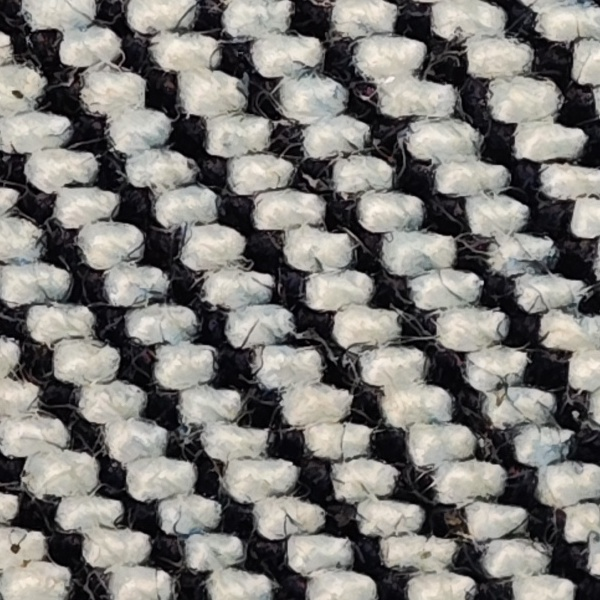
#> input picture experiments/shibie-8k-rt-physical-optics/photo_05_real_R_native600.jpg, 600 x 600 px
$ python -i orient_v4.py   (imports and definitions only)
#> lines starting #> are read from the running program, lines starting #| are printed output that depends on the picture; after the words box and inside, x2 and y2 are one past the last pixel; in counts of white or black regions, pixels touching at a corner belong together
### experiments/v15_reflection/orient_v3.py
"""V1.5 isolated trial: 2D FFT candidates checked by spatial ACF projections.

Axes are only UNLABELLED CANDIDATES.  FFT and ACF share the same spectrum
(Wiener-Khinchin), and cannot jointly prove physical yarn correspondence.
numpy + Pillow only; no image- or fabric-specific parameter presets.
"""
from __future__ import annotations

import math
import numpy as np
from PIL import Image, ImageFilter

VERSION = "v15-fft-acf-spatial-v3.0"


def axis_distance(a, b):
    d = abs((float(a) - float(b)) % 90.)
    return min(d, 90. - d)


def _period(profile, lo=5., hi=65.):
    """Return short supported ACF lag, avoiding a strong 2x/3x harmonic."""
    z = np.asarray(profile, np.float64)
    n = len(z)
    if n < 88:
        return None
    t = np.linspace(-1., 1., n)
    z -= np.polyval(np.polyfit(t, z, 1), t)
    if z.std() < .65:
        return None
    z *= np.hanning(n)
    z -= z.mean()
    p = np.abs(np.fft.rfft(z, n=2*n))**2
    ac = np.fft.irfft(p, n=2*n)[:n]
    ac /= max(ac[0], 1.e-10)
    ac *= n/np.maximum(n-np.arange(n), 1)
    upper = min(n//3, int(hi))
    lower = max(5, int(lo))
    if lower+2 >= upper:
        return None
    peaks = [i for i in range(lower, upper)
             if ac[i] > ac[i-1] and ac[i] >= ac[i+1]]
    valid = []
    for lag in peaks:
        if ac[lag] < .11:
            continue
        rep = [float(ac[lag*k]) for k in (2, 3) if lag*k < n//2]
        harmonics = float(np.mean(rep)) if rep else 0.
        valid.append((float(ac[lag])*.74 + max(0., harmonics)*.26,
                      lag, float(ac[lag])))
    if not valid:
        return None
    valid.sort(reverse=True)
    top = valid[0]
    strong = [v for v in valid if v[0] >= .91*top[0] and
              (max(top[1], v[1])/min(top[1], v[1]) < 1.08 or
               abs(max(top[1], v[1])/min(top[1], v[1]) -
                   round(max(top[1], v[1])/min(top[1], v[1]))) < .13)]
    strength, period, acf = min(strong, key=lambda v: v[1]) if strong else top
    weaker_half = any(.7*strength < v[0] < .91*strength and
                      1.85 < period/v[1] < 2.15 for v in valid)
    return {"pitch_px": float(period), "support": float(strength),
            "acf": acf, "octave_ambiguous": weaker_half}


def _projection_score(field, angle):
    """Both perpendicular families must survive five long-direction strips."""
    a = np.clip(field+128., 0, 255).astype(np.uint8)
    rotated = np.asarray(
        Image.fromarray(a, "L").rotate(float(angle),
            resample=Image.Resampling.BILINEAR,
            expand=False, fillcolor=128), np.float32)
    side = int(min(rotated.shape)*.64)
    cy, cx = np.array(rotated.shape)//2
    b = rotated[cy-side//2:cy-side//2+side,
                cx-side//2:cx-side//2+side]
    if min(b.shape) < 110:
        return None
    measures = []
    for horizontal in (True, False):
        estimates, contrasts = [], []
        for j in range(5):
            l, r = int(j*side/5), int((j+1)*side/5)
            profile = (b[:, l:r].mean(axis=1) if horizontal
                       else b[l:r, :].mean(axis=0))
            # ACF of an almost-zero projection can still be near one.
            # Absolute projection energy is a necessary additional gate.
            contrasts.append(float(np.std(profile)/max(np.std(b), 1e-6)))
            estimates.append(_period(profile, 5., min(48., side/6.)))
        good = [p for p in estimates
                if p is not None and not p["octave_ambiguous"]]
        if len(good) < 3 or np.median(contrasts) < .35:
            return None
        pitches = np.array([p["pitch_px"] for p in good])
        med = float(np.median(pitches))
        agreeing = [p for p in good
                    if abs(p["pitch_px"]-med)/med < .14]
        if len(agreeing) < 3:
            return None
        inlier_ratio = len(agreeing)/5.
        support = float(np.median([p["support"] for p in agreeing]))
        cv = float(np.std([p["pitch_px"] for p in agreeing])/max(med, 1.))
        measures.append({"pitch_px": med, "support": support,
                         "inlier_ratio": inlier_ratio, "cv": cv,
                         "strip_agreement": len(agreeing),
                         "contrast_ratio": float(np.median(contrasts))})
    score = float(np.sqrt(max(0., measures[0]["support"]) *
                          max(0., measures[1]["support"])))
    score *= math.sqrt(measures[0]["inlier_ratio"] *
                       measures[1]["inlier_ratio"])
    score *= math.sqrt(measures[0]["contrast_ratio"] *
                       measures[1]["contrast_ratio"])
    return {"score": score, "families": measures}


def _spectrum_candidates(field, top=8):
    """Ring-whitened Fourier power; symmetric dual-axis bin intersection."""
    h, w = field.shape
    a = field*np.outer(np.hanning(h), np.hanning(w))
    p = np.abs(np.fft.fftshift(np.fft.fft2(a)))**2
    fy = np.fft.fftshift(np.fft.fftfreq(h))
    fx = np.fft.fftshift(np.fft.fftfreq(w))
    yy, xx = np.meshgrid(fy, fx, indexing="ij")
    rad = np.hypot(xx, yy)
    mask = (rad >= 1/64) & (rad <= 1/5)
    rings = np.minimum((rad*180).astype(int), 36)
    sums = np.bincount(rings[mask], weights=p[mask], minlength=37)
    counts = np.bincount(rings[mask], minlength=37)
    whiten = np.where(mask,
        np.sqrt(p/np.maximum(sums[rings]/np.maximum(counts[rings], 1), 1)),
        0)
    line_angle = (np.degrees(np.arctan2(yy, xx))+90) % 180
    bins = np.floor(line_angle/2.).astype(int) % 90
    hist = np.bincount(bins[mask], weights=whiten[mask], minlength=90)
    pair = np.sqrt(np.maximum(0., hist[:45]*hist[45:]))
    sm = (np.roll(pair, 1)+2*pair+np.roll(pair, -1))/4
    candidates = []
    for idx in np.argsort(sm)[::-1]:
        angle = (int(idx)+.5)*2.
        if all(axis_distance(angle, old) >= 5. for old in candidates):
            candidates.append(angle)
        if len(candidates) >= top:
            break
    return candidates, float(sm.max()/max(np.median(sm), 1e-9))


def propose_axes(image):
    """Result compatible with orient_v2.propose_axes; may abstain."""
    gray = image.convert("L")
    gray.thumbnail((512,512), Image.Resampling.LANCZOS)
    w, h = gray.size
    if min(w,h) < 200:
        return {"method": VERSION, "status": "ABSTAINED",
                "reason": "LOW_RESOLUTION", "unlabelled_axes_deg": None}
    s = min(w,h)
    tile = gray.crop(((w-s)//2,(h-s)//2,(w+s)//2,(h+s)//2))
    bg = np.asarray(tile.filter(ImageFilter.GaussianBlur(radius=12)),
                    np.float32)
    field = np.asarray(tile, np.float32)-bg
    if field.std() < 3.:
        return {"method": VERSION, "status": "ABSTAINED",
                "reason": "LOW_TEXTURE_CONTRAST", "unlabelled_axes_deg": None}
    candidates, pair_strength = _spectrum_candidates(field)
    diagnostic = {"method": VERSION, "status": "ABSTAINED",
                  "unlabelled_axes_deg": None,
                  "fft_pair_strength": round(pair_strength, 3),
                  "fft_candidates_deg": [round(v, 2) for v in candidates]}
    if pair_strength < 1.1:
        return {**diagnostic, "reason": "NO_ORTHOGONAL_SPECTRAL_PEAKS"}
    ranked = []
    for candidate in candidates:
        support = _projection_score(field, candidate)
        if support is not None:
            ranked.append((support["score"],candidate,support))
    ranked.sort(reverse=True)
    diagnostic["candidate_scores"] = [
        {"angle_deg": round(float(c), 2), "score": round(float(score), 4)}
        for score,c,_ in ranked]
    if not ranked:
        return {**diagnostic,
                "reason": "WEAK_INDEPENDENT_CROSS_FAMILY_PROJECTIONS"}
    best, angle, support = ranked[0]
    if best < .14:
        return {**diagnostic, "reason": "WEAK_SPATIAL_ACF_SUPPORT"}
    if (len(ranked)>1 and ranked[1][0]>.91*best and
            axis_distance(angle, ranked[1][1])>6):
        return {**diagnostic, "reason": "MULTIPLE_EQUIVALENT_AXES"}
    if any(f["inlier_ratio"]<.6 or f["cv"]>.1
           for f in support["families"]):
        return {**diagnostic, "reason": "SPATIAL_PERIOD_INSTABILITY"}
    return {**diagnostic, "status": "PROPOSED_NOT_VALIDATED",
            "reason": None,
            "unlabelled_axes_deg": [round(float(angle), 3),
                                   round(float(angle)+90, 3)],
            "spatial_period_evidence": support}

### experiments/v15_reflection/orient_v4.py
"""V1.5 V4: spectrum/ACF candidates with native-resolution Hessian and tile checks.

FFT and inverse ACF share the same power spectrum, so agreement alone is not
independent evidence that an image period corresponds to a physical yarn.
This isolated experiment never upgrades a proposal to certified yarn truth.
"""
from __future__ import annotations

import numpy as np
from PIL import Image, ImageFilter

from experiments.v15_reflection.orient_v3 import propose_axes as _propose_v3, axis_distance

VERSION = "v15-fft-acf-native-hessian-v4.0"


def _mean_axes(angles, weights=None):
    x = np.asarray(angles, float)
    w = np.ones(len(x), float) if weights is None else np.asarray(weights, float)
    z = np.sum(w*np.exp(4j*np.deg2rad(x)))
    return float(np.degrees(np.angle(z))/4 % 90) if abs(z)>1e-9 else None


def _hessian_orient(patch, sigma):
    blurred = np.asarray(patch.convert("L").filter(
        ImageFilter.GaussianBlur(float(sigma))), dtype=np.float32)
    gy,gx=np.gradient(blurred)
    yy,yx=np.gradient(gy)
    xy,xx=np.gradient(gx)
    xy=(xy+yx)/2
    half=(xx+yy)/2
    root=np.sqrt(((xx-yy)/2)**2+xy*xy)
    lower,upper=half-root,half+root
    normal=np.rad2deg(.5*np.arctan2(2*xy,xx-yy))
    normal=np.where(np.abs(lower)>np.abs(upper),normal+90,normal)
    tangent=(normal+90)%180
    # Discard crossings with mixed principal curvatures instead of treating
    # their diagonal composite gradient as a genuine yarn direction.
    weight=(np.maximum(np.abs(lower),np.abs(upper))-
            np.minimum(np.abs(lower),np.abs(upper)))**2
    bins=np.floor(tangent/2).astype(int)%90
    hist=np.bincount(bins.ravel(),weights=weight.ravel(),minlength=90)
    hist=(np.roll(hist,-1)+2*hist+np.roll(hist,1))/4.
    pair=np.sqrt(np.maximum(hist[:45]*hist[45:],0))
    idx=int(np.argmax(pair))
    ratio=float(pair[idx]/max(np.median(pair),1.e-6))
    return {"axis_deg":float(2*idx+1),"pair_strength":round(ratio,3)}


def native_evidence(image):
    """Sample true native pixels; do not infer fine yarn detail from 512px resize."""
    w,h=image.size
    s=min(640,w,h)
    if s<192:
        return {"native_hessian_consensus_deg":None,"native_hessian_strong":False,
                "native_patch_side_px":s,"reason":"INSUFFICIENT_NATIVE_RESOLUTION"}
    tile=image.crop(((w-s)//2,(h-s)//2,(w+s)//2,(h+s)//2))
    scales=[_hessian_orient(tile,sigma) for sigma in (.8,1.5,2.5)]
    selected=[v for v in scales if v["pair_strength"]>=1.28]
    angle=(_mean_axes([v["axis_deg"] for v in selected],
                       [v["pair_strength"] for v in selected])
           if len(selected)>=2 else None)
    dispersion=(max(axis_distance(v["axis_deg"],angle) for v in selected)
                if angle is not None else None)
    consistent=len(selected)>=2 and dispersion<=8.
    return {"native_hessian_scales":scales,
            "native_hessian_consensus_deg":round(angle,3) if angle is not None else None,
            "native_hessian_dispersion_deg":round(dispersion,3)
                if dispersion is not None else None,
            "native_hessian_strong":bool(consistent),
            "native_patch_side_px":s}


def _native_tile_proposals(image):
    """Require two widely spaced native neighborhoods to agree for recovery."""
    w,h=image.size
    side=min(512,w,h)
    if side<300 or min(w,h)<side*1.7:
        return []
    span_x,span_y=w-side,h-side
    # Symmetric 2x2 patches preserve the same physical quadrants under 90 degrees.
    positions=[(int(span_x*fx),int(span_y*fy))
               for fx,fy in ((.20,.20),(.80,.20),(.20,.80),(.80,.80))]
    answers=[]
    for x,y in positions:
        candidate=_propose_v3(image.crop((x,y,x+side,y+side)))
        answers.append({"angle_deg":(candidate.get("unlabelled_axes_deg") or [None])[0],
                        "reason":candidate.get("reason"),"status":candidate["status"]})
    return answers


def propose_axes(image):
    base=_propose_v3(image)
    local=native_evidence(image)
    out={**base,**local,"method":VERSION,
         "requires_manual_confirmation":base["status"]!="PROPOSED_NOT_VALIDATED"}
    theta=(base.get("unlabelled_axes_deg") or [None])[0]
    local_theta=local["native_hessian_consensus_deg"]
    if theta is not None and local["native_hessian_strong"]:
        delta=axis_distance(theta,local_theta)
        out["native_fft_acf_disagreement_deg"]=round(delta,3)
        if delta>12:
            out.update(status="ABSTAINED",reason="FFT_ACF_VS_NATIVE_CURVATURE_CONFLICT",
                       rejected_macro_candidate_deg=base["unlabelled_axes_deg"],
                       unlabelled_axes_deg=None,requires_manual_confirmation=True)
    elif theta is None and local["native_hessian_strong"]:
        tiles=_native_tile_proposals(image)
        out["native_patch_proposals"]=tiles
        supported=[t["angle_deg"] for t in tiles if t["angle_deg"] is not None]
        if len(tiles)==4 and len(supported)>=3:
            consensus=_mean_axes(supported)
            if (all(axis_distance(t,consensus)<=5 for t in supported)
                and axis_distance(consensus,local_theta)<=9):
                angle=_mean_axes(supported+[local_theta],
                                 weights=[1]*len(supported)+[.7])
                out.update(status="PROPOSED_NOT_VALIDATED",reason=None,
                           unlabelled_axes_deg=[round(angle,3),round(angle+90,3)],
                           promotion_reason="THREE_OF_FOUR_NATIVE_PATCHES_AND_HESSIAN_AGREE",
                           requires_manual_confirmation=False)
    # Never rescue an abstention from Hessian edges alone; edges can be twill.
    return out

>>> from PIL import Image
>>> picture = Image.open('../shibie-8k-rt-physical-optics/photo_05_real_R_native600.jpg')
#> picture is the input picture: PIL image 600x600 RGB; mean R, G, B 125.2, 123.1, 119.6
>>> result = propose_axes(picture)
#> in _spectrum_candidates, `rad = np.hypot(xx, yy)`:
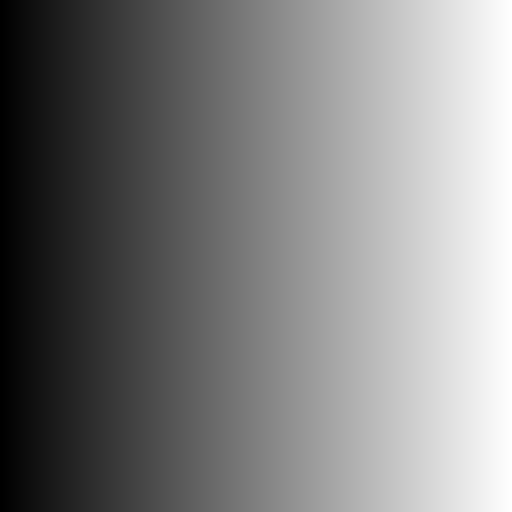
#> xx: shape (512, 512) float64; min -0.5, max 0.498, mean -0.000977; drawn with min black and max white
#> in _spectrum_candidates, `sums = np.bincount(rings[mask], weights=p[mask], minlength=37)`: sums = 37 values, max 6.19e+12 at index 4, min 0 at index 0, mean 5.69e+11
#> in _spectrum_candidates, `whiten = np.where(mask, np.sqrt(p/np.maximum(sums[rings]/np.maximum(co..`:
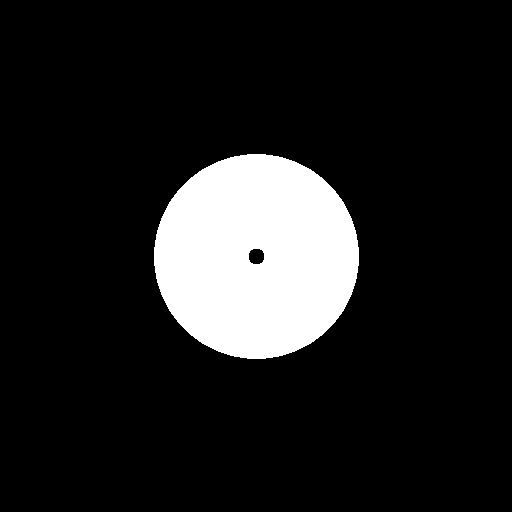
#> mask: shape (512, 512) bool; 12.5% white; 1 white region, box (x1, y1, x2, y2) and area: (154, 154, 359, 359) 32744
#> in _spectrum_candidates, `line_angle = (np.degrees(np.arctan2(yy, xx))+90) % 180`:
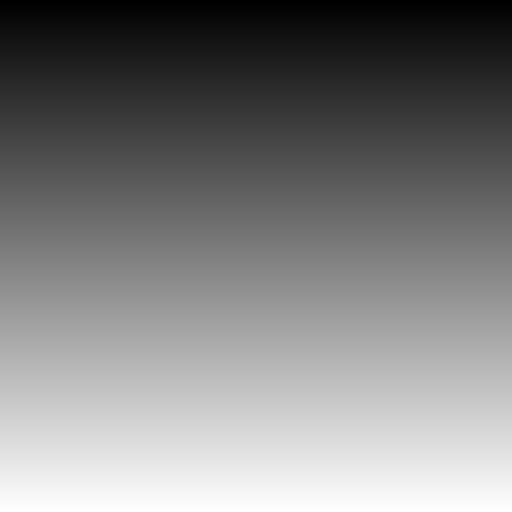
#> yy: shape (512, 512) float64; min -0.5, max 0.498, mean -0.000977; drawn with min black and max white
#> in _spectrum_candidates, `hist = np.bincount(bins[mask], weights=whiten[mask], minlength=90)`: hist = 90 values, max 582.9 at index 0, min 207.9 at index 44, mean 308.2
#> in _spectrum_candidates, `pair = np.sqrt(np.maximum(0., hist[:45]*hist[45:]))`: pair = 45 values, max 479.7 at index 0, min 248.6 at index 44, mean 303.3
#> in _spectrum_candidates, `sm = (np.roll(pair, 1)+2*pair+np.roll(pair, -1))/4`: sm = 45 values, max 384.8 at index 0, min 259.9 at index 30, mean 303.3
#> the loop in _spectrum_candidates, `for idx in np.argsort(sm)[::-1]:` made 25 passes
#> (idx, angle) on passes 5, 7, 8, 9, 10, 11, 12, 13, 14, 15, 16, 17: (2, 5), (40, 81), (41, 83), (44, 89), (7, 15), (6, 13), (42, 85), (8, 17), (39, 79), (9, 19), (14, 29), (38, 77)
#> angle on passes 2, 3, 4, 6: 3, 7, 9, 11
#> after the loop in _spectrum_candidates, `for idx in np.argsort(sm)[::-1]:`: candidates = [1, 7, 81, 15, 29, 75, 21, 37]
#> in propose_axes, `candidates, pair_strength = _spectrum_candidates(field)`: pair_strength = 1.3
#> the loop in propose_axes, `for candidate in candidates:` made 8 passes
#> candidate on passes 2, 4, 5, 7: 7, 15, 29, 21
#> candidate on passes 3, 6: 81, 75
#> pass 1, in _projection_score, `rotated = np.asarray( Image.fromarray(a, "L").rotate(float(angle), res..`:
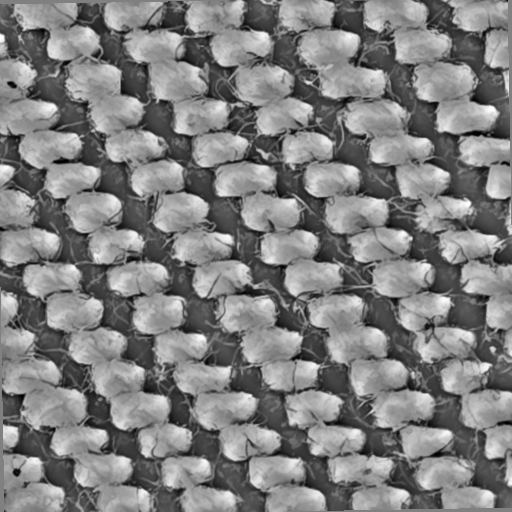
#> rotated: shape (512, 512) float32; min 0, max 255, mean 127.5
#> pass 1, in _projection_score, `b = rotated[cy-side//2:cy-side//2+side, cx-side//2:cx-side//2+side]`:
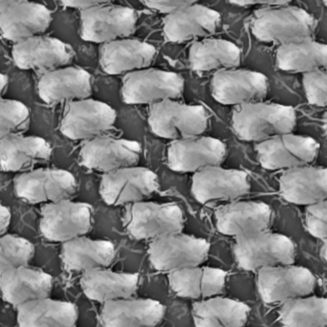
#> b: shape (327, 327) float32; min 1, max 254, mean 127.8
#> after the loop in propose_axes, `for candidate in candidates:`: ranked = 1 item
#> in propose_axes, `best, angle, support = ranked[0]`: best = 0.0713; angle = 1
#> in propose_axes, `base=_propose_v3(image)`: base = 7 items
#> in _hessian_orient, `hist=np.bincount(bins.ravel(),weights=weight.ravel(),minlength=90)`: hist = 90 values, max 361213.8 at index 0, min 82688.1 at index 44, mean 201121.8
#> in _hessian_orient, `hist=(np.roll(hist,-1)+2*hist+np.roll(hist,1))/4.`: hist = 90 values, max 326432 at index 18, min 100157.2 at index 43, mean 201121.8
#> in _hessian_orient, `pair=np.sqrt(np.maximum(hist[:45]*hist[45:],0))`: pair = 45 values, max 258469 at index 21, min 148044.1 at index 33, mean 190195.9
#> in _hessian_orient, `idx=int(np.argmax(pair))`: idx = 21
#> in _hessian_orient, `ratio=float(pair[idx]/max(np.median(pair),1.e-6))`: ratio = 1.35
#> call 2 of _hessian_orient, with sigma = 1.5
#> in _hessian_orient (call 2), `bins=np.floor(tangent/2).astype(int)%90`:
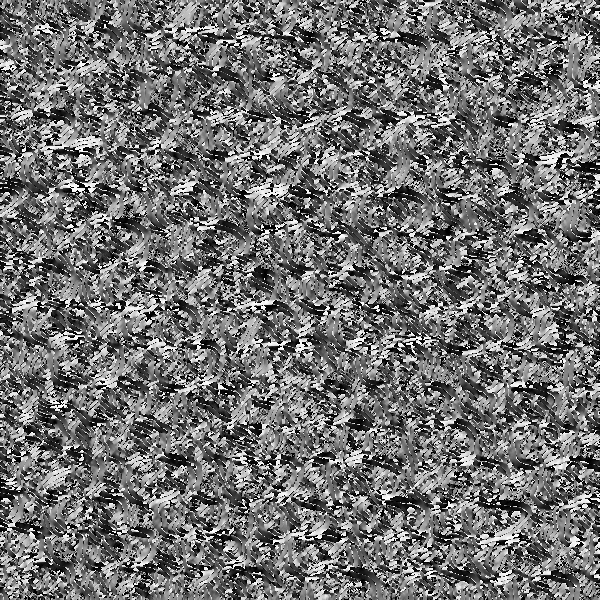
#> bins: shape (600, 600) int64; min 0, max 89, mean 39.5; drawn with min black and max white
#> in _hessian_orient (call 2), `hist=np.bincount(bins.ravel(),weights=weight.ravel(),minlength=90)`: hist = 90 values, max 133255.9 at index 0, min 13970 at index 44, mean 51983.4
#> in _hessian_orient (call 2), `hist=(np.roll(hist,-1)+2*hist+np.roll(hist,1))/4.`: hist = 90 values, max 112395.9 at index 8, min 27303.5 at index 43, mean 51983.4
#> in _hessian_orient (call 2), `pair=np.sqrt(np.maximum(hist[:45]*hist[45:],0))`: pair = 45 values, max 68279.2 at index 1, min 35638 at index 28, mean 47393.1
#> in _hessian_orient (call 2), `idx=int(np.argmax(pair))`: idx = 1
#> in _hessian_orient (call 2), `ratio=float(pair[idx]/max(np.median(pair),1.e-6))`: ratio = 1.49
#> call 3 of _hessian_orient, with sigma = 2.5
#> in _hessian_orient (call 3), `gy,gx=np.gradient(blurred)`:
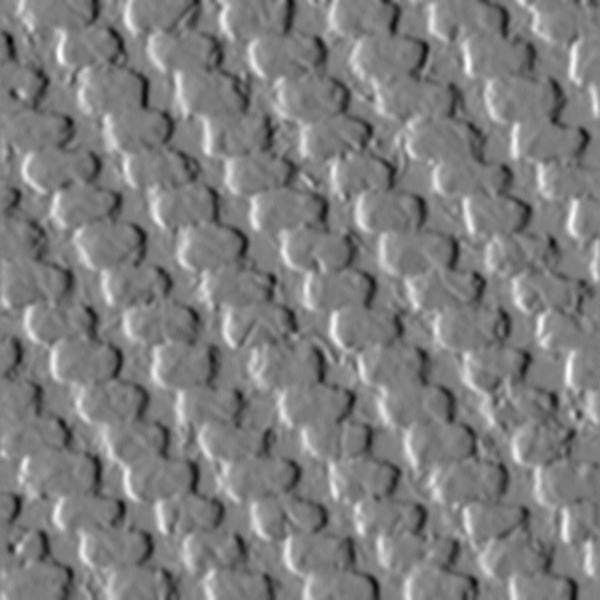
#> gx: shape (600, 600) float32; min -26.5, max 26.5, mean 0; drawn with min black and max white
#> in _hessian_orient (call 3), `hist=np.bincount(bins.ravel(),weights=weight.ravel(),minlength=90)`: hist = 90 values, max 51191.7 at index 0, min 0 at index 44, mean 12126.4
#> in _hessian_orient (call 3), `hist=(np.roll(hist,-1)+2*hist+np.roll(hist,1))/4.`: hist = 90 values, max 31154.6 at index 0, min 3187.4 at index 64, mean 12126.4
#> in _hessian_orient (call 3), `pair=np.sqrt(np.maximum(hist[:45]*hist[45:],0))`: pair = 45 values, max 23480.1 at index 0, min 5957.3 at index 25, mean 10914.5
#> in _hessian_orient (call 3), `idx=int(np.argmax(pair))`: idx = 0
#> in _hessian_orient (call 3), `ratio=float(pair[idx]/max(np.median(pair),1.e-6))`: ratio = 2.35
#> in native_evidence, `scales=[_hessian_orient(tile,sigma) for sigma in (.8,1.5,2.5)]`: scales = 3 items
#> in native_evidence, `angle=(_mean_axes([v["axis_deg"] for v in selected], [v["pair_strength..`: angle = 3.76
#> in native_evidence, `dispersion=(max(axis_distance(v["axis_deg"],angle) for v in selected) ..`: dispersion = 39.24
#> in native_evidence, `consistent=len(selected)>=2 and dispersion<=8.`: consistent = False
#> in propose_axes, `local=native_evidence(image)`: local = 5 items
#> in propose_axes, `local_theta=local["native_hessian_consensus_deg"]`: local_theta = 3.76
#> result = 13 items
